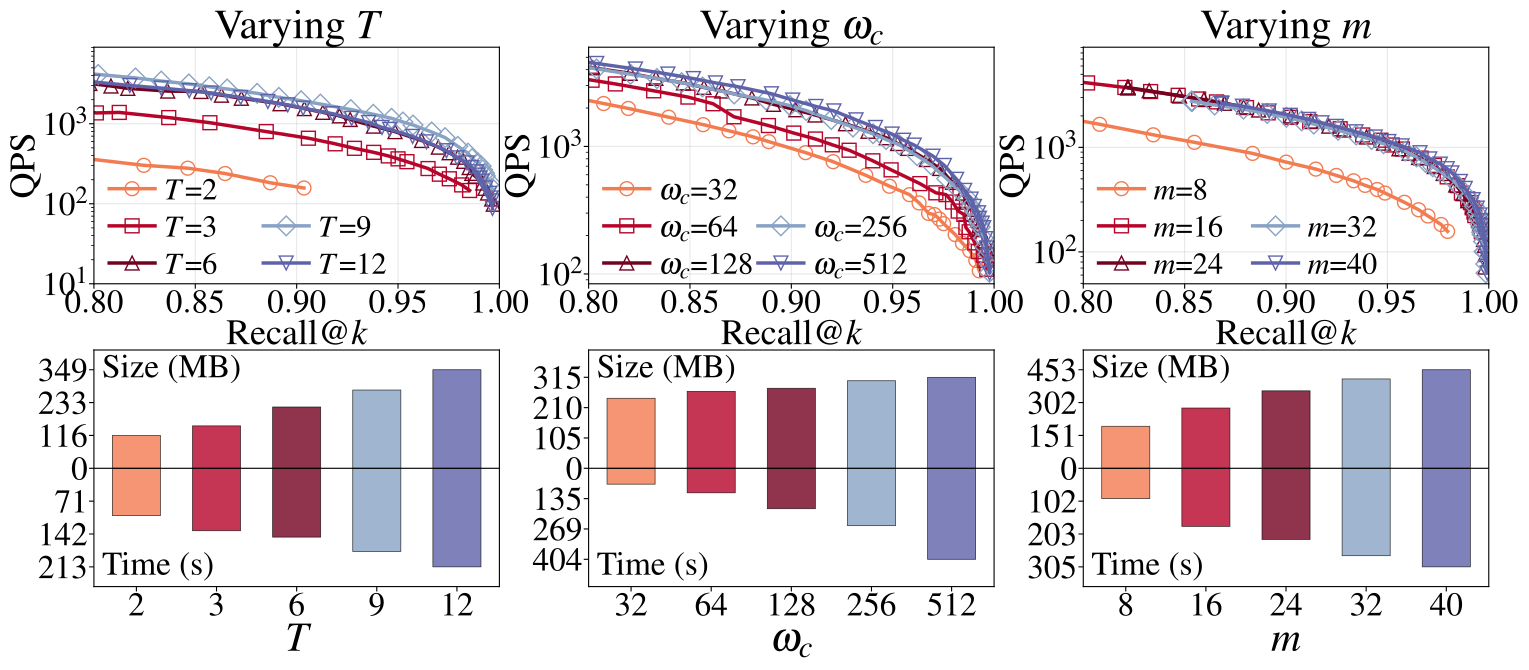

The Python source for this figure:
import os
import numpy as np
import matplotlib.pyplot as plt
import re

plt.rcParams["font.family"] = "serif"
plt.rcParams["font.serif"] = ["Times"]
plt.rcParams["text.usetex"] = True

# Color palette for different parameter values
colors_map = {
    "T": ["#f27b50", "#b6042a", "#730220", "#88a2c4", "#5e62a9"],
    "efc": ["#f27b50", "#b6042a", "#730220", "#88a2c4", "#5e62a9"],
    "m": ["#f27b50", "#b6042a", "#730220", "#88a2c4", "#5e62a9"]
}

markers_map = {
    "T": ["o", "s", "^", "D", "v"],
    "efc": ["o", "s", "^", "D", "v"],
    "m": ["o", "s", "^", "D", "v"]
}

def get_param_latex_label(param_type):
    """Convert parameter type to LaTeX label"""
    latex_map = {
        "T": r"$T$",
        "efc": r"$\omega_c$",
        "m": r"$m$"
    }
    return latex_map.get(param_type, param_type)

def extract_param_from_filename(filename, param_type):
    """Extract parameter value from filename"""
    if param_type == "T":
        match = re.search(r'T(\d+)', filename)
        if match:
            return int(match.group(1))
    elif param_type == "efc":
        match = re.search(r'efc(\d+)', filename)
        if match:
            return int(match.group(1))
    elif param_type == "m":
        match = re.search(r'm(\d+)', filename)
        if match:
            return int(match.group(1))
    return None

def load_query_data(directory, scenario, param_type):
    """
    Load QPS vs Recall data for containment scenario
    Returns list of tuples: [(param_val, recall, qps), ...]
    """
    data = []
    
    if not os.path.exists(directory):
        print(f"Directory not found: {directory}")
        return data
    
    for filename in os.listdir(directory):
        if not filename.startswith("poindex_minhash_") or not filename.endswith(".csv"):
            continue
        if f"_{scenario}_" not in filename:
            continue
        
        param_val = extract_param_from_filename(filename, param_type)
        if param_val is None:
            continue
        
        file_path = os.path.join(directory, filename)
        
        try:
            with open(file_path, 'r') as f:
                lines = f.readlines()
            
            # Find header
            header_idx = -1
            for i, line in enumerate(lines):
                if 'ef' in line and 'recall' in line and 'qps' in line:
                    header_idx = i
                    break
            
            if header_idx >= 0:
                data_lines = lines[header_idx + 1:]
            else:
                data_lines = lines
            
            data_text = '\n'.join([line.strip() for line in data_lines if line.strip()])
            parsed_data = np.genfromtxt(data_text.split('\n'), delimiter=',', skip_header=0)
            
            if parsed_data.size == 0:
                continue
            
            if parsed_data.ndim == 1:
                parsed_data = parsed_data.reshape(1, -1)
            
            recall = parsed_data[:, 1]
            qps = parsed_data[:, 2]
            
            # Sort by recall
            sort_idx = np.argsort(recall)
            recall = recall[sort_idx]
            qps = qps[sort_idx]
            
            data.append((param_val, recall, qps))
        
        except Exception as e:
            print(f"Error loading {file_path}: {e}")
            continue
    
    return data

def parse_indexing_info(indexing_file, param_type):
    """
    Parse indexing_information.txt for the given parameter type
    Returns list: [(param_val, time_s, size_mb), ...]
    """
    data = []
    
    try:
        with open(indexing_file, 'r') as f:
            lines = f.readlines()
        
        # Find section for this parameter
        section_idx = -1
        section_name = "M" if param_type == "m" else param_type
        
        for i, line in enumerate(lines):
            if line.strip() == section_name:
                section_idx = i
                break
        
        if section_idx == -1:
            return data
        
        # Skip to "Minhash" subsection
        minhash_idx = -1
        for i in range(section_idx + 1, len(lines)):
            if "Minhash" in lines[i]:
                minhash_idx = i
                break
        
        if minhash_idx == -1:
            return data
        
        # Parse data lines until next section
        for i in range(minhash_idx + 1, len(lines)):
            line = lines[i].strip()
            if not line or line in ["T", "efc", "M", "k", "thread", "ivf"]:
                break
            
            if ',' in line:
                try:
                    parts = line.split(',')
                    if len(parts) >= 3:
                        param_val = int(parts[0].strip())
                        time_str = parts[1].strip().rstrip('s')
                        time_s = float(time_str)
                        size_str = parts[2].strip().rstrip('M').rstrip('#')
                        size_mb = float(size_str)
                        data.append((param_val, time_s, size_mb))
                except (ValueError, IndexError):
                    pass
    
    except Exception as e:
        print(f"Error parsing indexing info: {e}")
    
    return data

def plot_qps_recall_row(fig, row_idx, param_types, directories):
    """Plot QPS vs Recall curves for all three parameter types"""
    
    param_name_map = {
        "T": r"$T$",
        "efc": r"$\omega_c$",
        "m": r"$m$"
    }
    
    for col_idx, (param_type, directory) in enumerate(zip(param_types, directories)):
        ax = fig.add_subplot(2, 3, row_idx * 3 + col_idx + 1)
        
        # Add title for first row
        ax.set_title(f"Varying {param_name_map[param_type]}", fontsize=30, fontweight='bold', pad=3)
        
        # Load data
        data = load_query_data(directory, "containment", param_type)
        
        if not data:
            ax.text(0.5, 0.5, "No data", ha='center', va='center', transform=ax.transAxes)
            ax.set_xlabel(get_param_latex_label(param_type), fontsize=22)
            ax.set_ylabel("QPS", fontsize=22)
            continue
        
        # Sort by parameter value
        data.sort(key=lambda x: x[0])
        
        # Plot curves
        colors = colors_map[param_type]
        markers = markers_map[param_type]
        
        for idx, (param_val, recall, qps) in enumerate(data):
            color_idx = idx % len(colors)
            
            # Get LaTeX label for this parameter
            param_label = get_param_latex_label(param_type).strip('$')  # Remove outer $
            
            ax.plot(recall, qps,
                   color=colors[color_idx],
                   marker=markers[color_idx],
                   linestyle='-',
                   linewidth=2.5,
                   markersize=10,
                   markerfacecolor="none",
                   label=f"${param_label}$={param_val}")
        
        ax.set_xlabel("Recall@$k$", fontsize=26, labelpad=0)
        ax.set_ylabel("QPS", fontsize=26, labelpad=0)
        ax.tick_params(axis='both', labelsize=24, pad=1)
        ax.grid(True, alpha=0.3)
        ax.set_yscale("log")
        ax.set_xlim(0.8, 1.0)
        
        # Adjust y-limits for T parameter to avoid legend overlap
        if param_type == "T":
            ax.set_ylim(bottom=10)
        
        # Legend in two bottom-aligned columns: first column (3 items), second column (2 items)
        handles, labels = ax.get_legend_handles_labels()
        if len(handles) >= 5:
            # First column: 3 legends
            leg1 = ax.legend(handles[:3], labels[:3], fontsize=22, loc="lower left",
                             frameon=False, bbox_to_anchor=(0, -0.05), borderaxespad=0.1, labelspacing=0.3, handletextpad=0.3, handlelength=1.5)
            ax.add_artist(leg1)
            # Second column: 2 legends, bottom-aligned via same 'lower left' with x offset
            ax.legend(handles[3:], labels[3:], fontsize=22, loc="lower left",
                      frameon=False, bbox_to_anchor=(0.38, -0.05), borderaxespad=0.1,
                      labelspacing=0.3, handletextpad=0.3, handlelength=1.5)
        else:
            # Fallback: single legend
            ax.legend(fontsize=22, loc="lower left", frameon=False, bbox_to_anchor=(0, -0.05))

def plot_indexing_bar_row(fig, row_idx, param_types, directories, indexing_file):
    """
    Plot combined bar charts with index size (upper) and indexing time (lower)
    X-axis is uniformly spaced (not by actual parameter values)
    Size grows upward, time grows downward (inverted)
    """
    
    for col_idx, (param_type, directory) in enumerate(zip(param_types, directories)):
        ax = fig.add_subplot(2, 3, row_idx * 3 + col_idx + 1)
        
        # Load indexing data
        indexing_data = parse_indexing_info(indexing_file, param_type)
        
        if not indexing_data:
            ax.text(0.5, 0.5, "No indexing data", ha='center', va='center', transform=ax.transAxes)
            ax.set_xlabel(get_param_latex_label(param_type), fontsize=22)
            continue
        
        # Sort by parameter value
        indexing_data.sort(key=lambda x: x[0])
        
        # Extract values
        param_vals = [x[0] for x in indexing_data]
        times = [x[1] for x in indexing_data]
        sizes = [x[2] for x in indexing_data]
        
        # Create uniform x positions
        n_params = len(param_vals)
        x_pos = np.arange(n_params)
        bar_width = 0.6
        
        # Color for bars
        colors = colors_map[param_type]
        bar_colors = [colors[i % len(colors)] for i in range(n_params)]
        
        # Find max values
        max_size = max(sizes) if sizes else 1
        max_time = max(times) if times else 1
        
        # Scale data separately to fit upper and lower halves
        # Scale to [0, 1] for each half, then set limits with margin
        size_scale = 1.0
        time_scale = 1.0
        margin = 0.2  # 20% margin above/below tallest bars
        # if "T", margin=0.25
        if param_type == "efc":
            margin = 0.3
        
        # Scaled values (normalized to 0-1 range)
        sizes_scaled = [(s / max_size) * size_scale for s in sizes]
        times_scaled = [-(t / max_time) * time_scale for t in times]
        
        # Y-limits with margin to prevent bars from touching border
        y_limit = 1.0 * (1 + margin)
        ax.set_ylim(-y_limit, y_limit)
        
        # Plot bars for size (upper half, grows upward)
        ax.bar(x_pos, sizes_scaled, bar_width, color=bar_colors, alpha=0.8, edgecolor='black', linewidth=0.5)
        
        # Plot bars for time (lower half, grows downward)
        ax.bar(x_pos, times_scaled, bar_width, color=bar_colors, alpha=0.8, edgecolor='black', linewidth=0.5)
        
        # Set x-axis with uniform spacing and parameter labels
        ax.set_xticks(x_pos)
        param_labels = [str(v) for v in param_vals]
        ax.set_xticklabels(param_labels, fontsize=16)
        
        ax.set_xlabel(get_param_latex_label(param_type), fontsize=30, labelpad=0)
        # Remove y label - use only the text labels inside
        ax.set_ylabel("", fontsize=18)
        
        # Add horizontal line at y=0
        ax.axhline(y=0, color='black', linestyle='-', linewidth=0.8)
        
        # Custom y-axis ticks based on actual values (maps to normalized positions)
        upper_tick_vals = np.linspace(0, max_size, 4)
        lower_tick_vals = np.linspace(0, max_time, 4)  # positive values

        # Map ticks using the same normalization as bars (not stretched by margin)
        upper_ticks_pos = (upper_tick_vals / max_size) * size_scale
        lower_ticks_pos = -(lower_tick_vals / max_time) * time_scale

        # Drop duplicated zero by skipping it in the upper ticks only
        all_ticks = np.concatenate([lower_ticks_pos, upper_ticks_pos[1:]])
        tick_labels = [f"{v:.0f}" for v in lower_tick_vals] + [f"{v:.0f}" for v in upper_tick_vals[1:]]

        ax.set_yticks(all_ticks)
        ax.set_yticklabels(tick_labels)
        
        ax.tick_params(axis='both', labelsize=24, pad=1)
        
        
        # Add text labels on top left and bottom left inside plots
        # "Size (MB)" label at top left
        ax.text(0.02, 0.98, "Size (MB)", transform=ax.transAxes,
               fontsize=24, ha='left', va='top')
        
        # "Time (s)" label at bottom left
        ax.text(0.02, 0.02, "Time (s)", transform=ax.transAxes,
               fontsize=24, ha='left', va='bottom')

def main():
    # Directories for each parameter type
    base_path = "/root/work/lssg/example/plot/hyperparam/LAION"
    param_types = ["T", "efc", "m"]
    directories = [
        os.path.join(base_path, "T"),
        os.path.join(base_path, "efc"),
        os.path.join(base_path, "m")
    ]
    indexing_file = os.path.join(base_path, "indexing_information.txt")
    
    # Create 2×3 figure
    fig = plt.figure(figsize=(18, 7))
    gs = fig.add_gridspec(2, 3, wspace=0.3)
    
    # Row 0: QPS vs Recall curves
    plot_qps_recall_row(fig, 0, param_types, directories)
    
    # Row 1: Combined indexing bar charts
    plot_indexing_bar_row(fig, 1, param_types, directories, indexing_file)
    
    # Adjust spacing between subplots
    fig.subplots_adjust(hspace=0.28,wspace=0.22)
    
    # Save figure
    output_file = "plot_building_param.pdf"
    plt.savefig(output_file, dpi=300, bbox_inches='tight')
    print(f"Figure saved as {output_file}")
    plt.close()

if __name__ == "__main__":
    main()
